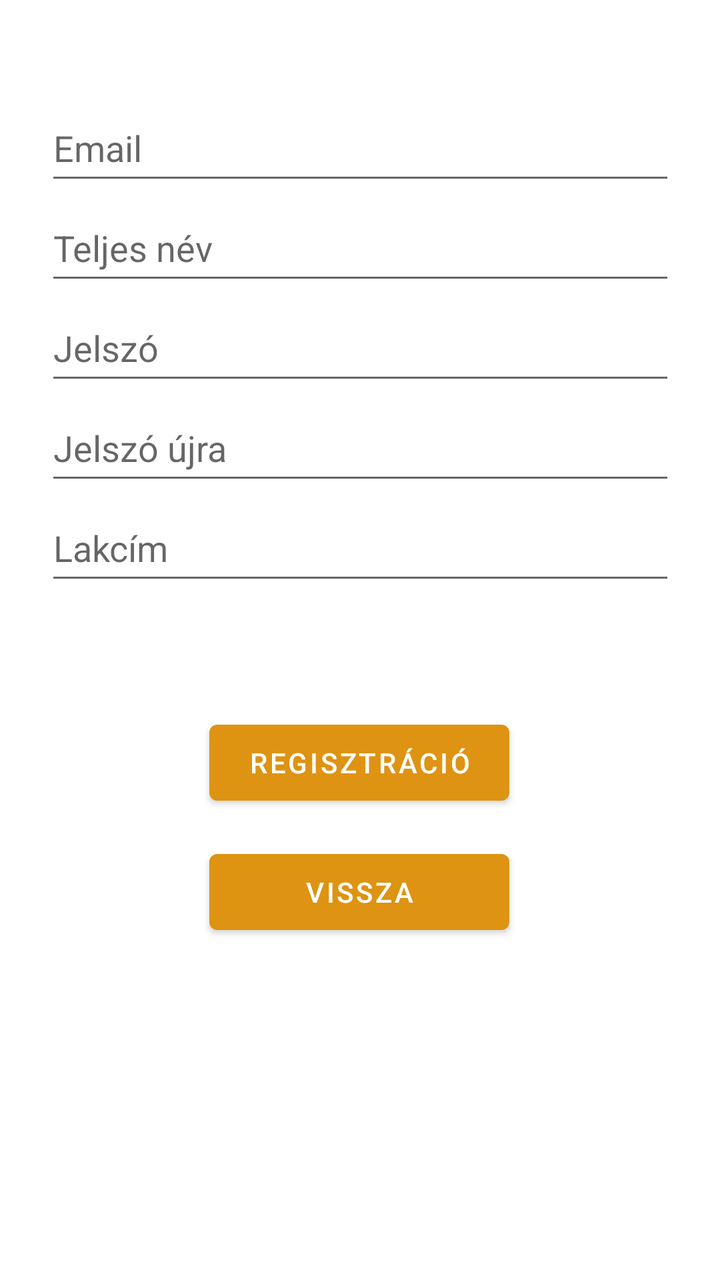
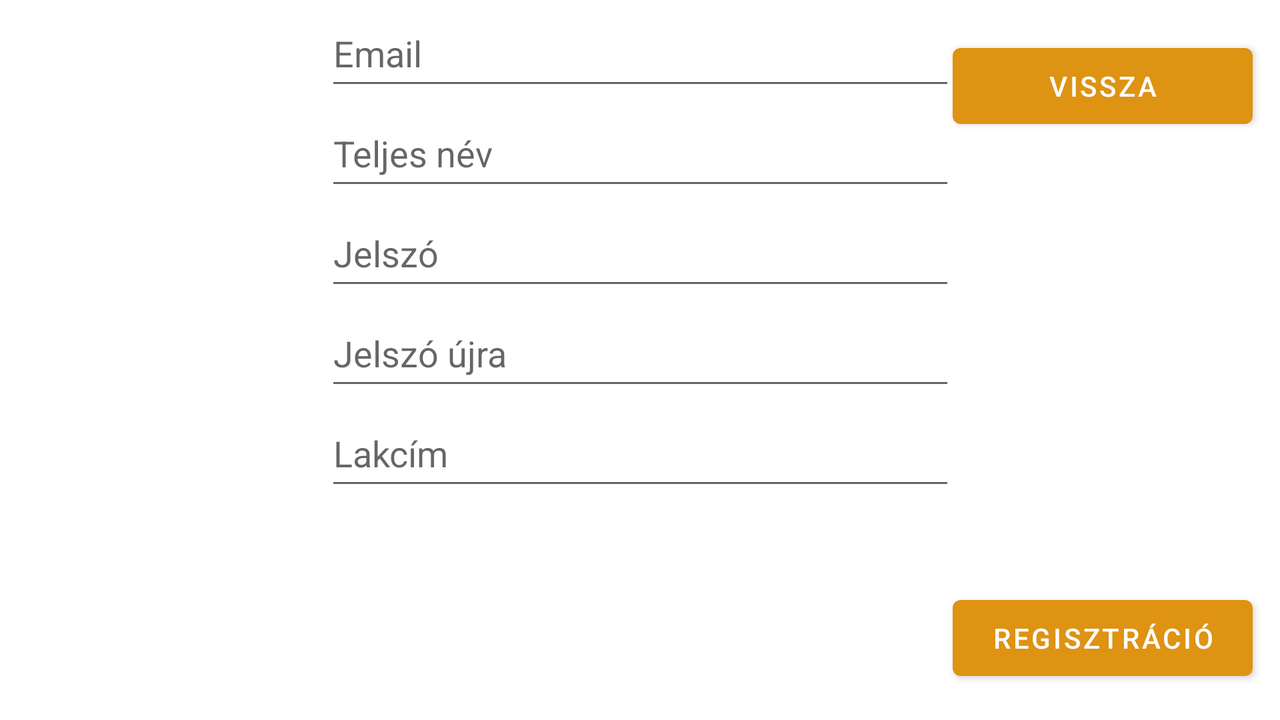

Compare how this app lays out the same screen by default and in its alternative resource folder. The renders come first, then the two layout files and the values they reference.
<!-- AndroidManifest.xml: application theme Theme.AutoAlkatresz -->
<!-- res/layout/activity_register.xml -->
<?xml version="1.0" encoding="utf-8"?>
<androidx.constraintlayout.widget.ConstraintLayout xmlns:android="http://schemas.android.com/apk/res/android"
    xmlns:app="http://schemas.android.com/apk/res-auto"
    xmlns:tools="http://schemas.android.com/tools"
    android:layout_width="match_parent"
    android:layout_height="match_parent"
    tools:context=".RegisterActivity">

    <EditText
        android:id="@+id/emailTextBox"
        android:layout_width="wrap_content"
        android:layout_height="@dimen/defaultHeight"
        android:autofillHints="emailAddress"
        android:ems="15"
        android:hint="@string/email"
        android:inputType="textEmailAddress"
        app:layout_constraintBottom_toBottomOf="parent"
        app:layout_constraintEnd_toEndOf="parent"
        app:layout_constraintStart_toStartOf="parent"
        app:layout_constraintTop_toTopOf="parent"
        app:layout_constraintVertical_bias="0.08" />

    <EditText
        android:id="@+id/editTextText"
        android:layout_width="wrap_content"
        android:layout_height="@dimen/defaultHeight"
        android:ems="15"
        android:inputType="textPersonName"
        android:hint="@string/fullname"
        app:layout_constraintEnd_toEndOf="parent"
        app:layout_constraintStart_toStartOf="parent"
        app:layout_constraintTop_toBottomOf="@+id/emailTextBox"
        android:autofillHints="name" />

    <EditText
        android:id="@+id/passwordTextBox"
        android:layout_width="wrap_content"
        android:layout_height="@dimen/defaultHeight"
        android:autofillHints="password"
        android:ems="15"
        android:hint="@string/password"
        android:inputType="textPassword"
        app:layout_constraintEnd_toEndOf="parent"
        app:layout_constraintStart_toStartOf="parent"
        app:layout_constraintTop_toBottomOf="@+id/editTextText" />

    <EditText
        android:id="@+id/passwordAgainTextBox"
        android:layout_width="wrap_content"
        android:layout_height="@dimen/defaultHeight"
        android:autofillHints="password"
        android:ems="15"
        android:hint="@string/passwordAgain"
        android:inputType="textPassword"
        app:layout_constraintEnd_toEndOf="parent"
        app:layout_constraintStart_toStartOf="parent"
        app:layout_constraintTop_toBottomOf="@+id/passwordTextBox" />

    <EditText
        android:id="@+id/postAddressTextBox"
        android:layout_width="wrap_content"
        android:layout_height="@dimen/defaultHeight"
        android:ems="15"
        android:inputType="textPostalAddress"
        android:hint="@string/postAddress"
        app:layout_constraintEnd_toEndOf="parent"
        app:layout_constraintStart_toStartOf="parent"
        app:layout_constraintTop_toBottomOf="@+id/passwordAgainTextBox"
        android:autofillHints="postalAddress" />

    <Button
        android:id="@+id/registerButton"
        android:layout_width="150dp"
        android:layout_height="@dimen/defaultHeight"
        android:onClick="register"
        android:text="@string/register"
        app:layout_constraintBottom_toBottomOf="parent"
        app:layout_constraintEnd_toEndOf="parent"
        app:layout_constraintHorizontal_bias="0.498"
        app:layout_constraintStart_toStartOf="parent"
        app:layout_constraintTop_toBottomOf="@+id/postAddressTextBox"
        app:layout_constraintVertical_bias="0.202" />

    <Button
        android:id="@+id/backButton"
        android:layout_width="150dp"
        android:layout_height="@dimen/defaultHeight"
        android:onClick="back"
        android:text="@string/back"
        app:layout_constraintBottom_toBottomOf="parent"
        app:layout_constraintEnd_toEndOf="parent"
        app:layout_constraintHorizontal_bias="0.498"
        app:layout_constraintStart_toStartOf="parent"
        app:layout_constraintTop_toBottomOf="@+id/registerButton"
        app:layout_constraintVertical_bias="0.079" />


</androidx.constraintlayout.widget.ConstraintLayout>
<!-- resources referenced by this layout -->
<resources>
  <dimen name="defaultHeight">50dp</dimen>
  <string name="back">Vissza</string>
  <string name="email">Email</string>
  <string name="fullname">Teljes név</string>
  <string name="password">Jelszó</string>
  <string name="passwordAgain">Jelszó újra</string>
  <string name="postAddress">Lakcím</string>
  <string name="register">Regisztráció</string>
  <style name="Theme.AutoAlkatresz" parent="Theme.MaterialComponents.DayNight.DarkActionBar">
          
          <item name="colorPrimary">@color/my_light_primary</item>
          <item name="colorPrimaryVariant">@color/my_light_primary</item>
          <item name="colorOnPrimary">@color/white</item>
  
          <item name="colorSecondary">@color/black</item>
          <item name="colorSecondaryVariant">@color/black</item>
          <item name="colorOnSecondary">@color/white</item>
  
          <item name="android:statusBarColor">@color/my_light_primary</item>
      </style>
  <color name="my_light_primary">#de9312</color>
  <color name="white">#FFFFFFFF</color>
  <color name="black">#FF000000</color>
</resources>
<!-- res/layout-land/activity_register.xml (the repository's variant of the layout above) -->
<!-- drawn on the phone turned sideways -->
<?xml version="1.0" encoding="utf-8"?>
<androidx.constraintlayout.widget.ConstraintLayout xmlns:android="http://schemas.android.com/apk/res/android"
    xmlns:app="http://schemas.android.com/apk/res-auto"
    xmlns:tools="http://schemas.android.com/tools"
    android:layout_width="match_parent"
    android:layout_height="match_parent"
    tools:context=".RegisterActivity">

    <EditText
        android:id="@+id/emailTextBox"
        android:layout_width="wrap_content"
        android:layout_height="@dimen/defaultHeight"
        android:autofillHints="emailAddress"
        android:ems="15"
        android:hint="@string/email"
        android:inputType="textEmailAddress"
        app:layout_constraintEnd_toEndOf="parent"
        app:layout_constraintStart_toStartOf="parent"
        app:layout_constraintTop_toTopOf="parent" />

    <EditText
        android:id="@+id/editTextText"
        android:layout_width="wrap_content"
        android:layout_height="@dimen/defaultHeight"
        android:ems="15"
        android:inputType="textPersonName"
        android:hint="@string/fullname"
        app:layout_constraintEnd_toEndOf="parent"
        app:layout_constraintStart_toStartOf="parent"
        app:layout_constraintTop_toBottomOf="@+id/emailTextBox"
        android:autofillHints="name" />

    <EditText
        android:id="@+id/passwordTextBox"
        android:layout_width="wrap_content"
        android:layout_height="@dimen/defaultHeight"
        android:autofillHints="password"
        android:ems="15"
        android:hint="@string/password"
        android:inputType="textPassword"
        app:layout_constraintEnd_toEndOf="parent"
        app:layout_constraintStart_toStartOf="parent"
        app:layout_constraintTop_toBottomOf="@+id/editTextText" />

    <EditText
        android:id="@+id/passwordAgainTextBox"
        android:layout_width="wrap_content"
        android:layout_height="@dimen/defaultHeight"
        android:autofillHints="password"
        android:ems="15"
        android:hint="@string/passwordAgain"
        android:inputType="textPassword"
        app:layout_constraintEnd_toEndOf="parent"
        app:layout_constraintStart_toStartOf="parent"
        app:layout_constraintTop_toBottomOf="@+id/passwordTextBox" />

    <EditText
        android:id="@+id/postAddressTextBox"
        android:layout_width="wrap_content"
        android:layout_height="@dimen/defaultHeight"
        android:autofillHints="postalAddress"
        android:ems="15"
        android:hint="@string/postAddress"
        android:inputType="textPostalAddress"
        app:layout_constraintEnd_toEndOf="parent"
        app:layout_constraintStart_toStartOf="parent"
        app:layout_constraintTop_toBottomOf="@+id/passwordAgainTextBox" />

    <Button
        android:id="@+id/registerButton"
        android:layout_width="150dp"
        android:layout_height="@dimen/defaultHeight"
        android:layout_marginBottom="16dp"
        android:onClick="register"
        android:text="@string/register"
        app:layout_constraintBottom_toBottomOf="parent"
        app:layout_constraintEnd_toEndOf="parent"
        app:layout_constraintHorizontal_bias="0.972"
        app:layout_constraintStart_toStartOf="parent" />

    <Button
        android:id="@+id/backButton"
        android:layout_width="150dp"
        android:layout_height="@dimen/defaultHeight"
        android:layout_marginTop="18dp"
        android:onClick="back"
        android:text="@string/back"
        app:layout_constraintEnd_toEndOf="parent"
        app:layout_constraintHorizontal_bias="0.972"
        app:layout_constraintStart_toStartOf="parent"
        app:layout_constraintTop_toTopOf="parent" />


</androidx.constraintlayout.widget.ConstraintLayout>
